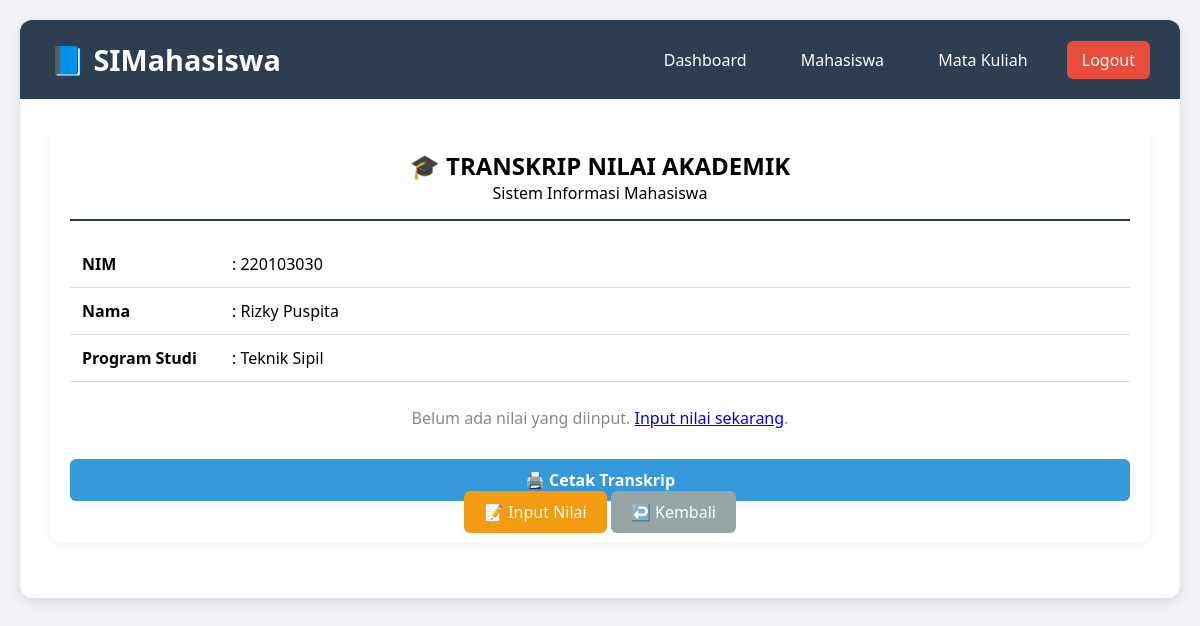
The app's page /transkrip.php?id=30 (signed in) with its own data.
### tables this page shows
CREATE TABLE IF NOT EXISTS mahasiswa (
    id INT AUTO_INCREMENT PRIMARY KEY,
    nim VARCHAR(20) UNIQUE NOT NULL,
    nama VARCHAR(100) NOT NULL,
    prodi VARCHAR(50) NOT NULL,
    ipk DECIMAL(3,2) NOT NULL DEFAULT 0.00,
    foto VARCHAR(255) DEFAULT NULL,
    created_at TIMESTAMP DEFAULT CURRENT_TIMESTAMP
);

### config/init.php (called while the page is built, shortened)
<?php
spl_autoload_register(function ($class) {
    $file = __DIR__ . '/../classes/' . $class . '.php';
});
require_once __DIR__ . '/../includes/functions.php';

### classes/Database.php (called while the page is built, shortened)
<?php
class Database
{
    private static ?Database $instance = null;
    private PDO $pdo;
    private function __construct()
    {
        $this->host     = getenv('DB_HOST') ?: 'localhost';
        $this->dbname   = getenv('DB_NAME') ?: 'si_mahasiswa';
        $this->username = getenv('DB_USER') ?: 'root';
        $this->password = getenv('DB_PASS') !== false ? getenv('DB_PASS') : '';
        try {
            $dsn = "mysql:host={$this->host};dbname={$this->dbname};charset=utf8mb4";
            $this->pdo = new PDO($dsn, $this->username, $this->password, [
                PDO::ATTR_ERRMODE            => PDO::ERRMODE_EXCEPTION,
                PDO::ATTR_DEFAULT_FETCH_MODE => PDO::FETCH_ASSOC,
            ]);
        } catch (PDOException $e) {
            die("Koneksi gagal: " . $e->getMessage());
        }
    }
    public static function getInstance(): Database
    {
        if (self::$instance === null) {
            self::$instance = new Database();
        }
        return self::$instance;
    }
    public function getConnection(): PDO
    {
        return $this->pdo;
    }
}

### classes/Mahasiswa.php (called while the page is built, shortened)
<?php
class Mahasiswa
{
    private PDO $db;
    public function __construct()
    {
        $this->db = Database::getInstance()->getConnection();
    }
    public function getById(int $id): ?array
    {
        $stmt = $this->db->prepare("SELECT * FROM mahasiswa WHERE id = ?");
        $stmt->execute([$id]);
        $row = $stmt->fetch();
        return $row ?: null;
    }
}

### includes/functions.php (called while the page is built, shortened)
<?php
function sanitizeOutput($data) {
    return htmlspecialchars($data, ENT_QUOTES, 'UTF-8');
}
?>

### transkrip.php (the view, shortened to what this page needs)
<?php
require_once 'config/init.php';
include 'includes/header.php';
$mahasiswaModel = new Mahasiswa();
$nilaiModel     = new Nilai();
$id = (int) ($_GET['id'] ?? 0);
$m  = $mahasiswaModel->getById($id);
$transkrip = $nilaiModel->getTranskrip($id);
?>
<div class="card" id="transkrip">
    <div style="text-align:center; border-bottom:2px solid #2c3e50; padding-bottom:15px; margin-bottom:20px;">
        <h2>🎓 TRANSKRIP NILAI AKADEMIK</h2>
        <p>Sistem Informasi Mahasiswa</p>
    </div>
    <table style="width:100%; margin-bottom:25px;">
        <tr><td style="width:150px; font-weight:bold;">NIM</td><td>: <?= sanitizeOutput($m['nim']) ?></td></tr>
        <tr><td style="font-weight:bold;">Nama</td><td>: <?= sanitizeOutput($m['nama']) ?></td></tr>
        <tr><td style="font-weight:bold;">Program Studi</td><td>: <?= sanitizeOutput($m['prodi']) ?></td></tr>
    </table>
    <?php if(empty($transkrip['semesters'])): ?>
        <p style="text-align:center; color:#888;">Belum ada nilai yang diinput. <a href="nilai.php?id=<?= $id ?>">Input nilai sekarang</a>.</p>
    <?php endif; ?>
    <div style="margin-top:30px; text-align:center;" class="no-print">
        <button onclick="window.print()" style="background:#3498db;">🖨️ Cetak Transkrip</button>
        <a href="nilai.php?id=<?= $id ?>" style="background:#f39c12; color:white; padding:10px 20px; text-decoration:none; border-radius:6px;">📝 Input Nilai</a>
        <a href="mahasiswa.php" style="background:#95a5a6; color:white; padding:10px 20px; text-decoration:none; border-radius:6px;">↩️ Kembali</a>
    </div>
</div>
<?php include 'includes/footer.php'; ?>

### assets/css/style.css (style rules this page uses)
* { margin: 0; padding: 0; box-sizing: border-box; font-family: 'Segoe UI', Tahoma, Geneva, Verdana, sans-serif; }
body { background: #f0f2f5; padding: 20px; }
.card { background: white; border-radius: 10px; box-shadow: 0 2px 8px rgba(0,0,0,0.05); margin-bottom: 25px; padding: 20px; }
table { width: 100%; border-collapse: collapse; margin-top: 15px; }
th, td { text-align: left; padding: 12px; border-bottom: 1px solid #ddd; }
input, select, button { width: 100%; padding: 10px; border: 1px solid #ccc; border-radius: 6px; font-size: 1rem; }
button { background: #1abc9c; color: white; border: none; cursor: pointer; font-weight: bold; transition: 0.3s; }

### records on screen
mahasiswa: nim "220103030", nama "Rizky Puspita", prodi "Teknik Sipil"
